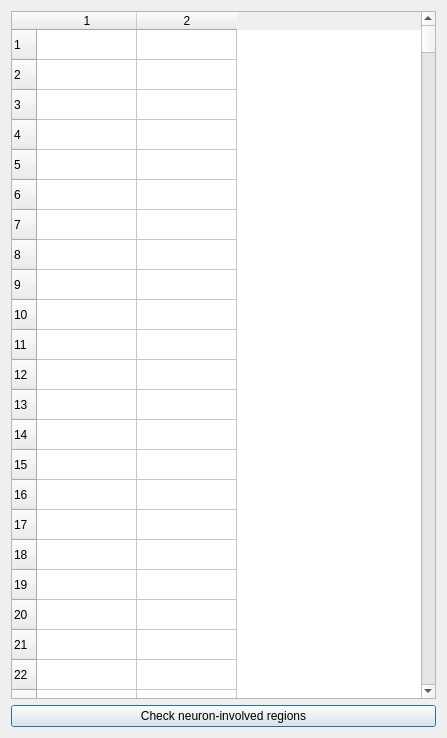
<?xml version="1.0" encoding="UTF-8"?>
<ui version="4.0">
 <class>Dialog</class>
 <widget class="QDialog" name="Dialog">
  <property name="geometry">
   <rect>
    <x>0</x>
    <y>0</y>
    <width>447</width>
    <height>738</height>
   </rect>
  </property>
  <property name="windowTitle">
   <string>brain region display (test)</string>
  </property>
  <layout class="QVBoxLayout" name="verticalLayout">
   <item>
    <widget class="QTableWidget" name="tableWidget">
     <property name="rowCount">
      <number>618</number>
     </property>
     <property name="columnCount">
      <number>2</number>
     </property>
     <row/>
     <row/>
     <row/>
     <row/>
     <row/>
     <row/>
     <row/>
     <row/>
     <row/>
     <row/>
     <row/>
     <row/>
     <row/>
     <row/>
     <row/>
     <row/>
     <row/>
     <row/>
     <row/>
     <row/>
     <row/>
     <row/>
     <row/>
     <row/>
     <row/>
     <row/>
     <row/>
     <row/>
     <row/>
     <row/>
     <row/>
     <row/>
     <row/>
     <row/>
     <row/>
     <row/>
     <row/>
     <row/>
     <row/>
     <row/>
     <row/>
     <row/>
     <row/>
     <row/>
     <row/>
     <row/>
     <row/>
     <row/>
     <row/>
     <row/>
     <row/>
     <row/>
     <row/>
     <row/>
     <row/>
     <row/>
     <row/>
     <row/>
     <row/>
     <row/>
     <row/>
     <row/>
     <row/>
     <row/>
     <row/>
     <row/>
     <row/>
     <row/>
     <row/>
     <row/>
     <row/>
     <row/>
     <row/>
     <row/>
     <row/>
     <row/>
     <row/>
     <row/>
     <row/>
     <row/>
     <row/>
     <row/>
     <row/>
     <row/>
     <row/>
     <row/>
     <row/>
     <row/>
     <row/>
     <row/>
     <row/>
     <row/>
     <row/>
     <row/>
     <row/>
     <row/>
     <row/>
     <row/>
     <row/>
     <row/>
     <row/>
     <row/>
     <row/>
     <row/>
     <row/>
     <row/>
     <row/>
     <row/>
     <row/>
     <row/>
     <row/>
     <row/>
     <row/>
     <row/>
     <row/>
     <row/>
     <row/>
     <row/>
     <row/>
     <row/>
     <row/>
     <row/>
     <row/>
     <row/>
     <row/>
     <row/>
     <row/>
     <row/>
     <row/>
     <row/>
     <row/>
     <row/>
     <row/>
     <row/>
     <row/>
     <row/>
     <row/>
     <row/>
     <row/>
     <row/>
     <row/>
     <row/>
     <row/>
     <row/>
     <row/>
     <row/>
     <row/>
     <row/>
     <row/>
     <row/>
     <row/>
     <row/>
     <row/>
     <row/>
     <row/>
     <row/>
     <row/>
     <row/>
     <row/>
     <row/>
     <row/>
     <row/>
     <row/>
     <row/>
     <row/>
     <row/>
     <row/>
     <row/>
     <row/>
     <row/>
     <row/>
     <row/>
     <row/>
     <row/>
     <row/>
     <row/>
     <row/>
     <row/>
     <row/>
     <row/>
     <row/>
     <row/>
     <row/>
     <row/>
     <row/>
     <row/>
     <row/>
     <row/>
     <row/>
     <row/>
     <row/>
     <row/>
     <row/>
     <row/>
     <row/>
     <row/>
     <row/>
     <row/>
     <row/>
     <row/>
     <row/>
     <row/>
     <row/>
     <row/>
     <row/>
     <row/>
     <row/>
     <row/>
     <row/>
     <row/>
     <row/>
     <row/>
     <row/>
     <row/>
     <row/>
     <row/>
     <row/>
     <row/>
     <row/>
     <row/>
     <row/>
     <row/>
     <row/>
     <row/>
     <row/>
     <row/>
     <row/>
     <row/>
     <row/>
     <row/>
     <row/>
     <row/>
     <row/>
     <row/>
     <row/>
     <row/>
     <row/>
     <row/>
     <row/>
     <row/>
     <row/>
     <row/>
     <row/>
     <row/>
     <row/>
     <row/>
     <row/>
     <row/>
     <row/>
     <row/>
     <row/>
     <row/>
     <row/>
     <row/>
     <row/>
     <row/>
     <row/>
     <row/>
     <row/>
     <row/>
     <row/>
     <row/>
     <row/>
     <row/>
     <row/>
     <row/>
     <row/>
     <row/>
     <row/>
     <row/>
     <row/>
     <row/>
     <row/>
     <row/>
     <row/>
     <row/>
     <row/>
     <row/>
     <row/>
     <row/>
     <row/>
     <row/>
     <row/>
     <row/>
     <row/>
     <row/>
     <row/>
     <row/>
     <row/>
     <row/>
     <row/>
     <row/>
     <row/>
     <row/>
     <row/>
     <row/>
     <row/>
     <row/>
     <row/>
     <row/>
     <row/>
     <row/>
     <row/>
     <row/>
     <row/>
     <row/>
     <row/>
     <row/>
     <row/>
     <row/>
     <row/>
     <row/>
     <row/>
     <row/>
     <row/>
     <row/>
     <row/>
     <row/>
     <row/>
     <row/>
     <row/>
     <row/>
     <row/>
     <row/>
     <row/>
     <row/>
     <row/>
     <row/>
     <row/>
     <row/>
     <row/>
     <row/>
     <row/>
     <row/>
     <row/>
     <row/>
     <row/>
     <row/>
     <row/>
     <row/>
     <row/>
     <row/>
     <row/>
     <row/>
     <row/>
     <row/>
     <row/>
     <row/>
     <row/>
     <row/>
     <row/>
     <row/>
     <row/>
     <row/>
     <row/>
     <row/>
     <row/>
     <row/>
     <row/>
     <row/>
     <row/>
     <row/>
     <row/>
     <row/>
     <row/>
     <row/>
     <row/>
     <row/>
     <row/>
     <row/>
     <row/>
     <row/>
     <row/>
     <row/>
     <row/>
     <row/>
     <row/>
     <row/>
     <row/>
     <row/>
     <row/>
     <row/>
     <row/>
     <row/>
     <row/>
     <row/>
     <row/>
     <row/>
     <row/>
     <row/>
     <row/>
     <row/>
     <row/>
     <row/>
     <row/>
     <row/>
     <row/>
     <row/>
     <row/>
     <row/>
     <row/>
     <row/>
     <row/>
     <row/>
     <row/>
     <row/>
     <row/>
     <row/>
     <row/>
     <row/>
     <row/>
     <row/>
     <row/>
     <row/>
     <row/>
     <row/>
     <row/>
     <row/>
     <row/>
     <row/>
     <row/>
     <row/>
     <row/>
     <row/>
     <row/>
     <row/>
     <row/>
     <row/>
     <row/>
     <row/>
     <row/>
     <row/>
     <row/>
     <row/>
     <row/>
     <row/>
     <row/>
     <row/>
     <row/>
     <row/>
     <row/>
     <row/>
     <row/>
     <row/>
     <row/>
     <row/>
     <row/>
     <row/>
     <row/>
     <row/>
     <row/>
     <row/>
     <row/>
     <row/>
     <row/>
     <row/>
     <row/>
     <row/>
     <row/>
     <row/>
     <row/>
     <row/>
     <row/>
     <row/>
     <row/>
     <row/>
     <row/>
     <row/>
     <row/>
     <row/>
     <row/>
     <row/>
     <row/>
     <row/>
     <row/>
     <row/>
     <row/>
     <row/>
     <row/>
     <row/>
     <row/>
     <row/>
     <row/>
     <row/>
     <row/>
     <row/>
     <row/>
     <row/>
     <row/>
     <row/>
     <row/>
     <row/>
     <row/>
     <row/>
     <row/>
     <row/>
     <row/>
     <row/>
     <row/>
     <row/>
     <row/>
     <row/>
     <row/>
     <row/>
     <row/>
     <row/>
     <row/>
     <row/>
     <row/>
     <row/>
     <row/>
     <row/>
     <row/>
     <row/>
     <row/>
     <row/>
     <row/>
     <row/>
     <row/>
     <row/>
     <row/>
     <row/>
     <row/>
     <row/>
     <row/>
     <row/>
     <row/>
     <row/>
     <row/>
     <row/>
     <row/>
     <row/>
     <row/>
     <row/>
     <row/>
     <row/>
     <row/>
     <row/>
     <row/>
     <row/>
     <row/>
     <row/>
     <row/>
     <row/>
     <row/>
     <row/>
     <row/>
     <row/>
     <row/>
     <row/>
     <row/>
     <row/>
     <row/>
     <row/>
     <row/>
     <row/>
     <row/>
     <row/>
     <row/>
     <row/>
     <row/>
     <row/>
     <row/>
     <row/>
     <row/>
     <row/>
     <row/>
     <row/>
     <row/>
     <row/>
     <row/>
     <row/>
     <row/>
     <row/>
     <row/>
     <row/>
     <row/>
     <row/>
     <row/>
     <row/>
     <row/>
     <row/>
     <row/>
     <row/>
     <row/>
     <row/>
     <row/>
     <row/>
     <row/>
     <row/>
     <row/>
     <row/>
     <row/>
     <row/>
     <row/>
     <row/>
     <row/>
     <row/>
     <row/>
     <row/>
     <row/>
     <row/>
     <row/>
     <row/>
     <row/>
     <row/>
     <row/>
     <row/>
     <row/>
     <row/>
     <row/>
     <row/>
     <row/>
     <row/>
     <row/>
     <row/>
     <row/>
     <row/>
     <column/>
     <column/>
    </widget>
   </item>
   <item>
    <widget class="QPushButton" name="pushButton">
     <property name="text">
      <string>Check neuron-involved regions</string>
     </property>
    </widget>
   </item>
  </layout>
 </widget>
 <resources/>
 <connections>
  <connection>
   <sender>pushButton</sender>
   <signal>clicked()</signal>
   <receiver>Dialog</receiver>
   <slot>neuronInvolvedRegionClicked()</slot>
   <hints>
    <hint type="sourcelabel">
     <x>361</x>
     <y>709</y>
    </hint>
    <hint type="destinationlabel">
     <x>439</x>
     <y>456</y>
    </hint>
   </hints>
  </connection>
 </connections>
 <slots>
  <slot>neuronInvolvedRegionClicked()</slot>
 </slots>
</ui>
